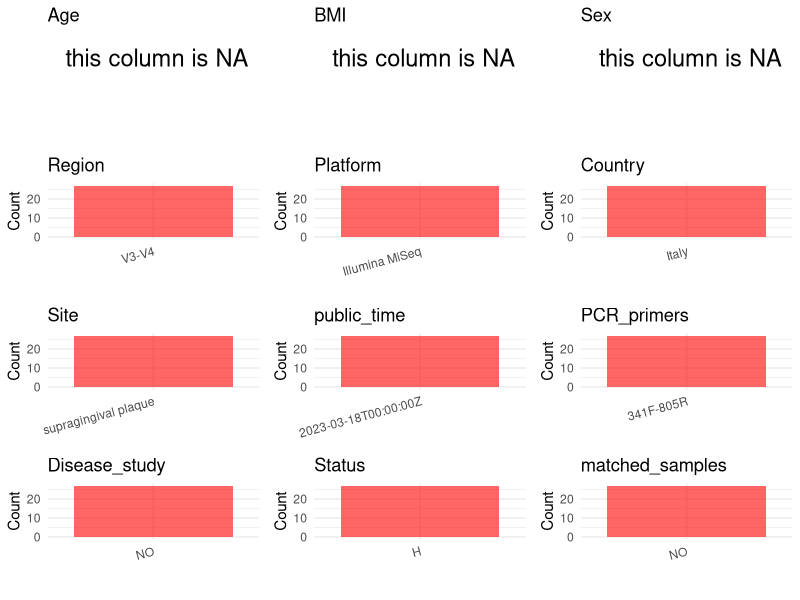

This chart was generated by the following R code: (Note: this script raises an error after producing the figure.)
## ---- chunk 1
# Load necessary libraries
library(dplyr)
library(ggplot2)
library(cowplot)

# Set working directory (update this path to your local directory)
setwd("D:/metadata/PRJEB51725")

# Read the initial metadata files
initial_meta<-read.csv("SraRunTable.csv",header = T)

# Combine the two metadata files
#meta <- rbind(initial_meta, initial_meta1)

#Remove entries non-oral samples
#initial_meta <- subset(initial_meta,isolate %in% c("saliva","tongue coat"))

# Check the number of samples containing "HT" in Sample.Name (e.g., healthy controls)
#nrow(subset(meta, grepl("HT", Sample.Name)))

# Display the first few rows of the metadata
head(initial_meta)
## ---- chunk 2
# Create a uniform metadata dataframe
metadata <- data.frame(
  BioProject = initial_meta$BioProject,
  Run = initial_meta$Run,
  sample_name = initial_meta$Sample.Name,
  Age = NA,
  BMI = NA,
  Sex=NA,
  Region = "V3-V4",
  Platform = initial_meta$Instrument,
  Country = initial_meta$geo_loc_name_country,
  Site = initial_meta$environment_.material.,
  public_time = initial_meta$ReleaseDate,
  stringsAsFactors = FALSE
)
## ---- chunk 3
# Add information obtained from the publication
metadata$PCR_primers <- "341F-805R"
metadata$title <- "Oral ecological environment modifications by hard-cheese: from pH to microbiome: a prospective cohort study based on 16S rRNA metabarcoding approach"
metadata$Disease_study <- "NO"
# Assign disease status based on sample_name patterns
metadata$Status<-"H"

keep_subjects <- unique(subset(metadata, Site == "supragingival plaque")$sample_name)
metadata <- subset(metadata, sample_name %in% keep_subjects)

metadata$matched_samples <- "NO"
## ---- chunk 4
# Check the number of unique runs and sample names
print(paste("Number of unique runs:", length(unique(metadata$Run))))
print(paste("Number of unique sample names:", length(unique(metadata$sample_name))))
## ---- chunk 5
# Select columns for visualization
plot_data <- metadata %>%
  select(-BioProject, -Run, -sample_name, -title)

# Function to create simple plots for each column
create_simple_plots <- function(data) {
  plots <- list()
  
  for (col in colnames(data)) {
    # Check if the column is all NA
    if (all(is.na(data[[col]]))) {
      # Create an empty plot with text indicating all NA
      p <- ggplot() +
        annotate("text", x = 0.5, y = 0.5, label = "this column is NA", size = 6) +
        labs(title = col) +
        theme_void()
    } else if (is.numeric(data[[col]])) {
      # Numeric variable: histogram
      p <- ggplot(data, aes(x = .data[[col]])) +
        geom_histogram(fill = "blue", alpha = 0.6, bins = 20, na.rm = TRUE) +
        labs(title = col) +
        theme_minimal()
    } else {
      # Categorical variable: bar plot (remove NA values)
      count_data <- as.data.frame(table(data[[col]], useNA = "ifany"))
      p <- ggplot(count_data, aes(x = reorder(Var1, -Freq), y = Freq)) +
        geom_col(fill = "red", alpha = 0.6) +
        labs(title = col, x = NULL, y = "Count") +
        theme_minimal() +
        theme(axis.text.x = element_text(angle = 15, hjust = 1))
    }
    plots[[col]] <- p
  }
  
  return(plots)
}

# Generate and arrange plots
plots <- create_simple_plots(plot_data)
p<-plot_grid(plots$Age, 
          plots$BMI, 
          plots$Sex, 
          plots$Region, 
          plots$Platform, 
          plots$Country, 
          plots$Site,
          plots$public_time, 
          plots$PCR_primers,
          plots$Disease_study,
          plots$Status,
          plots$matched_samples,# add 
          ncol = 3, align = "hv", axis = "lb")
ggsave("Metadata_Summary.png", plot = p, width = 8, height = 6, dpi = 150)
## ---- chunk 6
knitr::include_graphics("metadata_summary.png")
## ---- chunk 7
# Reorder columns to match the desired format
metadata <- metadata[, c(
  "BioProject", "Run", "sample_name", "Age", "BMI", "Sex", 
  "Region", "Platform", "Country", "Site", "public_time", 
  "PCR_primers", "title", "Disease_study", "Status","matched_samples"
)]

# Export the uniform metadata to a CSV file
write.csv(metadata, file = "metadata.csv", quote = TRUE)
head(metadata)
